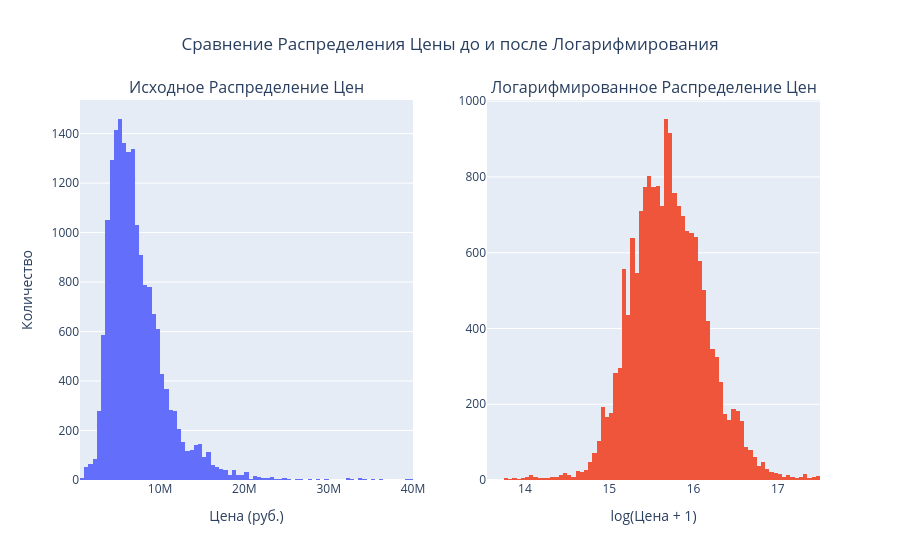

Write notebook code for a chart like this one.
### Markdown cell above
Распределение цен сильно смещено вправо. Это означает, что подавляющее большинство квартир находится в более низком ценовом сегменте. При этом существует "длинный хвост" из очень дорогих, элитных объектов, которые являются скорее исключением, чем правилом.

### Code cell
# Применение логарифмического преобразования
df['Цена_log'] = np.log1p(df['Цена'])

# Создание двух гистограмм для сравнения
fig = make_subplots(rows=1, cols=2, subplot_titles=('Исходное Распределение Цен', 'Логарифмированное Распределение Цен'))

# Исходное распределение
fig.add_trace(go.Histogram(x=df['Цена'], nbinsx=100, name='Цена'), row=1, col=1)

# Логарифмированное распределение
fig.add_trace(go.Histogram(x=df['Цена_log'], nbinsx=100, name='log(Цена + 1)'), row=1, col=2)

fig.update_layout(
    title_text='Сравнение Распределения Цены до и после Логарифмирования',
    title_x=0.5,
    showlegend=False
)
fig.update_xaxes(title_text='Цена (руб.)', row=1, col=1)
fig.update_xaxes(title_text='log(Цена + 1)', row=1, col=2)
fig.update_yaxes(title_text='Количество', row=1, col=1)

fig.show()

### Figure 1 — Plotly figure (JSON) as saved in the notebook; plotly's stock layout.template omitted (floating-point values rounded to 4 significant figures; data arrays with more than 128 entries replaced by an {"elided": "..."} marker saying what was removed)
{"data": [{"name": "Цена", "nbinsx": 100, "type": "histogram", "x": {"elided": "18050 int values"}, "xaxis": "x", "yaxis": "y"}, {"name": "log(Цена + 1)", "nbinsx": 100, "type": "histogram", "x": {"elided": "18050 float values"}, "xaxis": "x2", "yaxis": "y2"}], "layout": {"annotations": [{"font": {"size": 16}, "showarrow": false, "text": "Исходное Распределение Цен", "x": 0.225, "xanchor": "center", "xref": "paper", "y": 1, "yanchor": "bottom", "yref": "paper"}, {"font": {"size": 16}, "showarrow": false, "text": "Логарифмированное Распределение Цен", "x": 0.775, "xanchor": "center", "xref": "paper", "y": 1, "yanchor": "bottom", "yref": "paper"}], "showlegend": false, "title": {"text": "Сравнение Распределения Цены до и после Логарифмирования", "x": 0.5}, "xaxis": {"anchor": "y", "domain": [0, 0.45], "title": {"text": "Цена (руб.)"}}, "xaxis2": {"anchor": "y2", "domain": [0.55, 1], "title": {"text": "log(Цена + 1)"}}, "yaxis": {"anchor": "x", "domain": [0, 1], "title": {"text": "Количество"}}, "yaxis2": {"anchor": "x2", "domain": [0, 1]}}}
